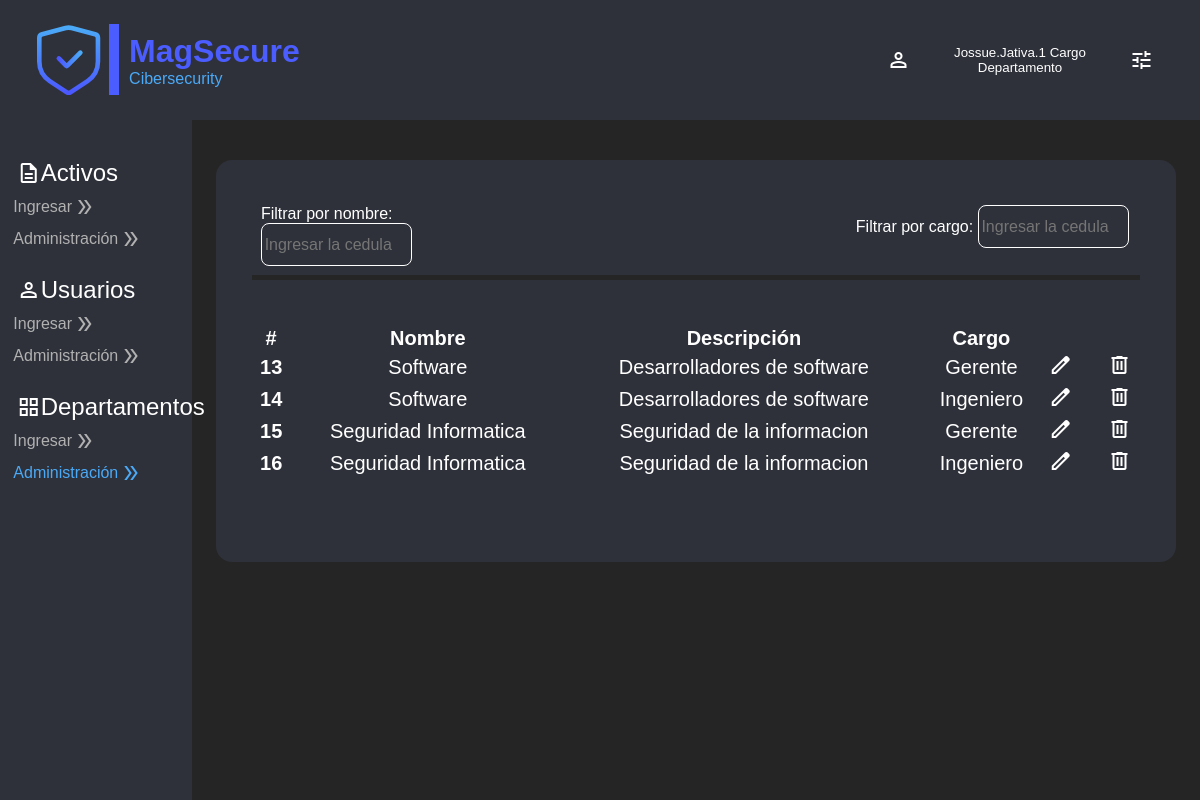
Page /home/tabledepartments/ (signed in) on the earlier database version.
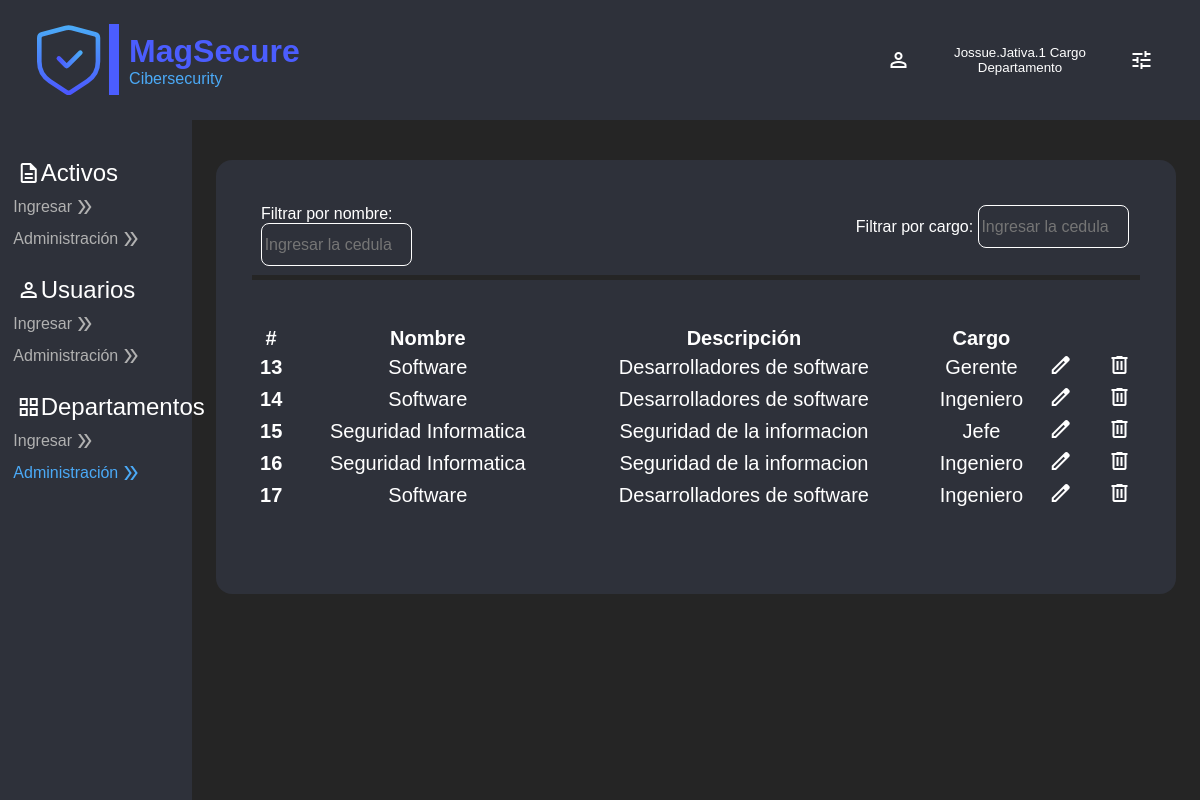
Same page on the later database version.
### Users/models.py (models this page shows)
class User(AbstractUser):
    celular = models.CharField(max_length=10, null=False)
    department = models.CharField(max_length=20, null=True)
    workload = models.ForeignKey(Workload, on_delete=models.CASCADE, null=True)

class Workload(models.Model):
    name = models.CharField(max_length=50, null=False)

### InitialPage/models.py (models this page shows)
class Departments(models.Model):
    name = models.CharField(max_length=50, null=False)
    description = models.TextField(max_length=200, null=False)
    workload = models.ForeignKey(Workload, on_delete=models.CASCADE, null=True)

### InitialPage/views.py (the view)
# urls.py: path('tabledepartments/', views.tabledepartments, name='tabledepartments'),
def tabledepartments(request):
    if request.user.is_authenticated:
        return render(request, "tables/departaments.html",{
            "Departments": Departments.objects.all()
        })
    else:
        return HttpResponseRedirect(reverse("user:login_view"))

### InitialPage/templates/tables/departaments.html (shortened to what this page needs)
{% extends 'layoutHome.html' %}
{% load static %}
{% block action6 %} style="color:#4BAAF7" {% endblock %}
{% block body %}
<section id="bodyform-tables">
    <div class="box-finding">
        <div class="search-information">
            <label for="inpSearch">Filtrar por nombre:</label>
            <input type="text" id="inpSearch0" name="inpSearch" placeholder="Ingresar la cedula">
        </div>
        <div class="search-information">
            <label for="inpSearch">Filtrar por cargo:</label>
            <input type="text" id="inpSearch2" name="inpSearch3" placeholder="Ingresar la cedula">
        </div>
    </div>
    <div class="form-container">
        <table class="table" id="searchtable">
            <thead>
                <tr>
                    <th scope="col">#</th>
                    <th scope="col">Nombre</th>
                    <th scope="col">Descripción</th>
                    <th scope="col">Cargo</th>
                    <th scope="col">
                    </th>
                    <th scope="col"></th>
                    <th scope="col"></th>
                    <th scope="col"></th>
                    <th scope="col"></th>
                    <th scope="col"></th>
                    <th scope="col">
                    </th>
                </tr>
            </thead>
            <tbody>
                {% for department in Departments %}
                <tr>
                    <th scope="row">{{ department.id }}</th>
                    <td>{{ department.name }}</td>
                    <td>{{ department.description }}</td>
                    <td>{{ department.workload.name }}</td>
                    <td>
                        <a type="button" onclick="activeeditbox(this)" class="button-format"
                        data-department-id="{{ department.id }}"
                        data-department-name="{{ department.name }}"
                        data-department-description="{{ department.description }}"
                        data-department-workload="{{ department.workload.name }}">
                            <span class="material-symbols-outlined">
                            </span>
                        </a>
                    </td>
                    <td></td>
                    <td></td>
                    <td></td>
                    <td></td>
                    <td></td>
                    <td>
                        <a href="{% url 'home:deleteTableDepartments' department.id %}" class="button-format">
                            <span class="material-symbols-outlined">
                            </span>
                        </a>
                    </td>
                </tr>
                {% endfor %}
            </tbody>
        </table>
    </div>
</section>
{% endblock %}

### InitialPage/templates/layoutHome.html (shortened to what this page needs)
{% load static %}
<!DOCTYPE html>
<html lang="es">
<head>
    <link rel="stylesheet" href="{% static 'css/styleForm.css' %}">
    <link rel="stylesheet" href="{% static 'css/styleHome.css' %}">
</head>
<body>
    <header>
        <nav class="navbar">
            <div class="logo-left">
                <div class="line-1"></div>
                <div class="textalingh">
                    <div class="mag-secure">MagSecure</div>
                    <div class="cibersecurity">Cibersecurity</div>
                </div>
            </div>
            <div class="info-user-right">
                <button class="dropdownbutton" onclick="toggleDropdown()">
                    <span class="material-symbols-outlined">
                    </span>
                    <div class="show-info-user">
                        <p>{{ user.username }} Cargo Departamento</p>
                    </div>
                    <span class="material-symbols-outlined">
                    </span>
                </button>
            </div>
        </nav>
    </header>
    <section id="side-bar">
        <div class="sidebar">
            <div class="box-actions">
                <p class="principal-name">
                    <span class="material-symbols-outlined">
                    </span>
                    <span class="name">
                        Activos
                    </span>
                </p>
                <a href="{% url 'home:enterAsset' %}" class="actions" {% block action1 %} {% endblock %}>
                    Ingresar
                    <span class="material-symbols-outlined">
                    </span>
                </a>
                <a href="{% url 'home:tableAssets' %}" class="actions" {% block action2 %} {% endblock %}>
                    Administración
                    <span class="material-symbols-outlined">
                    </span>
                </a>
            </div>
            <div class="box-actions">
                <p class="principal-name">
                    <span class="material-symbols-outlined">
                    </span>
                    <span class="name">
                        Usuarios
                    </span>
                </p>
                <a href="{% url 'home:enterUsers' %}" class="actions" {% block action3 %} {% endblock %}>
                    Ingresar
                    <span class="material-symbols-outlined">
                    </span>
                </a>
                <a href="{% url 'home:tableusers' %}" class="actions" {% block action4 %} {% endblock %}>
                    Administración
                    <span class="material-symbols-outlined">
                    </span>
                </a>
            </div>
            <div class="box-actions">
                <p class="principal-name">
                    <span class="material-symbols-outlined">
                    </span>
                    <span class="name">
                        Departamentos
                    </span>
                </p>
                <a href="{% url 'home:enterDepartment' %}" class="actions" {% block action5 %} {% endblock %}>
                    Ingresar
                    <span class="material-symbols-outlined">
                    </span>
                </a>
                <a href="{% url 'home:tabledepartments' %}" class="actions" {% block action6 %} {% endblock %}>
                    Administración
                    <span class="material-symbols-outlined">
                    </span>
                </a>
            </div>
        </div>
    </section>
    {% block body %} {% endblock %}
</body>
</html>

### InitialPage/static/css/styleForm.css (style rules this page uses)
#bodyform-tables { background-color: #2e313a; position: absolute; width: 80%; left: 18%; top: 20%; height: auto; padding: 3%; border-radius: 1rem; }
.form-container { text-align: justify; font-size: 30px; color: white; margin-bottom: 5%; }
.table { width: 100%; margin-top: 5%; border-collapse: collapse; border: 1px solid white; }
.table th { border: 3px solid #2e313a; padding: 0%; text-align: center; font-size: 20px; color: white; }
.table td { border: 3px solid #2e313a; padding: 0%; text-align: center; font-size: 20px; color: white; }
.button-format { color: white; padding:0% 10%; }
.box-finding { display: flex; flex-direction: row; justify-content: space-between; width: 100%; padding-bottom: 2%; border-bottom: 5px solid #252525; }
.search-information { width: 33%; color: white; padding: 1%; }
.search-information input { width: 55%; height: 100%; background: #2e313a; border: 1px solid white; color: white; font-family: "IbmPlexSans-Light", sans-serif; font-size: 100%; font-weight: 300; border-radius: 0.5rem; padding: 1%; }

### InitialPage/static/css/styleHome.css (style rules this page uses)
* { margin: 0; padding: 0; box-sizing: border-box; }
html, body { background: #252525; font-family: "IbmPlexSans-Medium", sans-serif; }
.navbar { background: #2e313a; padding: 0 20px; height: 15%; width: 100%; display: flex; justify-content: space-between; align-items: center; position: fixed; z-index: 1000; }
.logo-left { display: flex; justify-content: space-between; align-items: center; padding: 1.5%; }
.logo-left .logo { width: 40%; height: 40%; margin-right: 1%; }
.logo-left .line-1 { border-style: solid; border-color: #4b5dfe; border-width: 10px 0 0 0; width: 45%; height: 100%; position: relative; margin-top: -20%; left: 5%; transform-origin: 0 0; transform: rotate(90deg) scale(1, 1); }
.logo-left .textalingh { position: relative; left: -15%; }
.mag-secure { color: #4b5dfe; font-family: "IbmPlexSans-SemiBold", sans-serif; font-size: 200%; font-weight: 600; position: relative; top: -20%; }
.cibersecurity { color: #4baaf7; font-family: "IbmPlexSans-Light", sans-serif; font-size: 100%; font-weight: 300; position: relative; }
.info-user-right { display: flex; justify-content: space-between; align-items: center; padding: 1%; width: 20rem; }
.dropdownbutton { display: flex; justify-content: space-between; align-items: center; width: 130%; padding: 5%; border: 1rem none; background-color: transparent; cursor: pointer; color: white; }
#side-bar .sidebar { position: fixed; top: 15%; left: 0; width: 16%; height: 85%; background: #2e313a; padding: 1%; transition: all 0.5s ease; z-index: 1000; }
#side-bar .sidebar .box-actions { list-style: none; margin: 15% -10%; padding: 1%; color: white; width: 100%; height: 14%; }
#side-bar .sidebar .box-actions .principal-name { font-size: 150%; margin-left: 12%; display: flex; justify-content: flex-start; align-items: center; padding-bottom: 5%; }
#side-bar .sidebar .box-actions .actions { font-size: 100%; color: #b1b1b1; display: flex; justify-content: flex-start; align-items: center; text-decoration: none; margin-left: 10%; padding-bottom: 5%; }

Differences in the rows shown:
changed Departments id 15: workload.name "Gerente" → "Jefe"
added Departments: id "17", name "Software", description "Desarrolladores de software", workload.name "Ingeniero"
